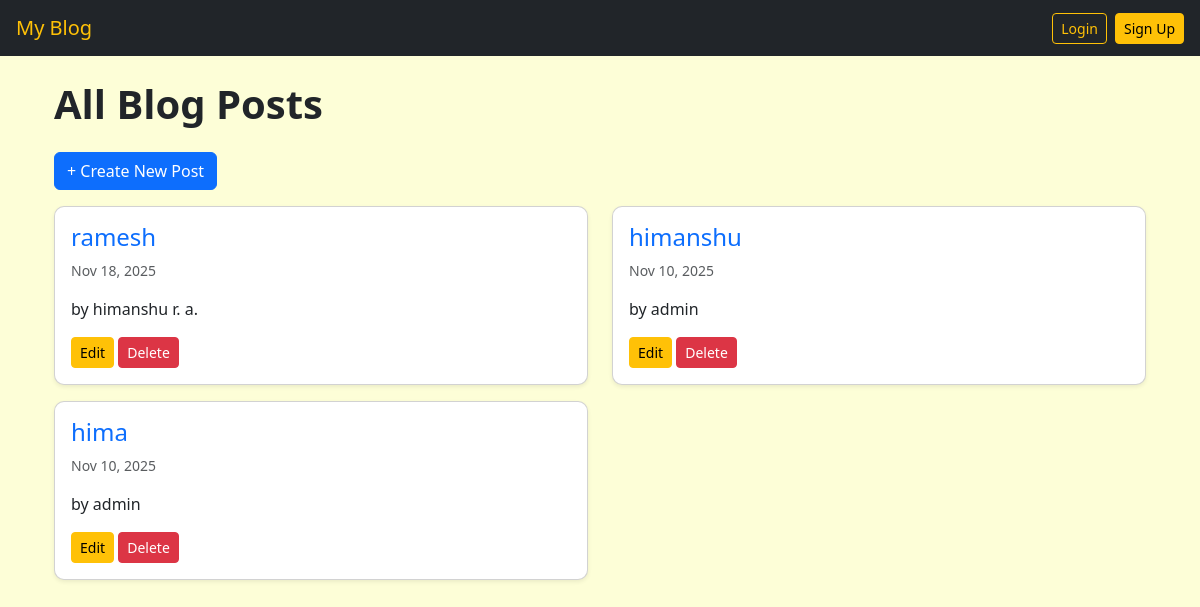
The app's page /posts/, older data.
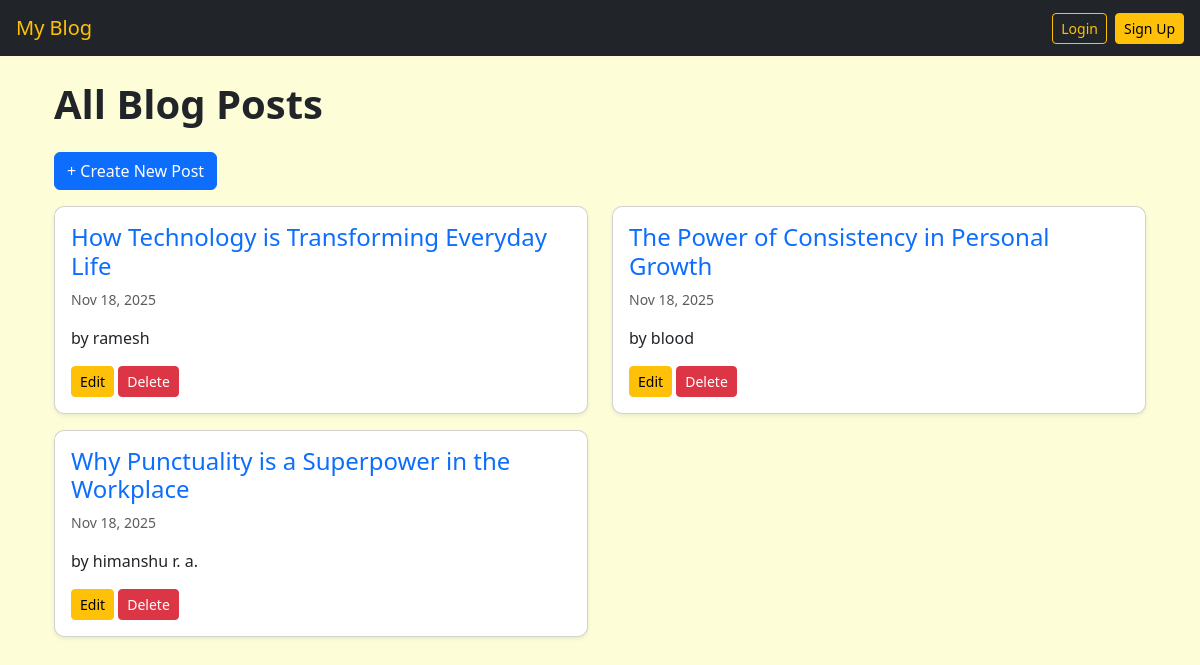
The same page, newer data.
### blog/models.py (models this page shows, shortened)
class BlogPost(models.Model):
    title = models.CharField(max_length=200)
    content = models.TextField()
    date_posted = models.DateTimeField(auto_now_add=True)
    author = models.ForeignKey(User, on_delete=models.CASCADE)
    created_at = models.DateTimeField(auto_now_add=True)

### blog/views.py (the view)
# urls.py: path('posts/', views.post_list, name='post_list'),  # all posts
def post_list(request):
    posts = BlogPost.objects.all().order_by('-created_at')
    return render(request, 'blog/post_list.html', {'posts': posts})

### blog/templates/blog/post_list.html (shortened to what this page needs)
{% extends 'blog/base.html' %}
{% block content %}
<div class="container">
    <h1 class="mb-4 fw-bold">All Blog Posts</h1>
    <a href="{% url 'post_create' %}" class="btn btn-primary mb-3">+ Create New Post</a>
    {% if posts %}
        <div class="row">
            {% for post in posts %}
            <div class="col-md-6 mb-3">
                <div class="card shadow-sm">
                    <div class="card-body">
                        <h4 class="card-title">
                            <a href="{% url 'post_detail' post.pk %}" class="text-decoration-none">
                                {{ post.title }}
                            </a>
                        </h4>
                        <p class="text-muted small">{{ post.created_at|date:"M d, Y" }}</p>
                        <p>by {{ post.author.username }}</p>
                        <a href="{% url 'post_update' post.pk %}" class="btn btn-warning btn-sm">Edit</a>
                        <a href="{% url 'post_delete' post.pk %}" class="btn btn-danger btn-sm">Delete</a>
                    </div>
                </div>
            </div>
            {% endfor %}
        </div>
    {% else %}
        <p class="text-muted">No posts yet.</p>
    {% endif %}
</div>
{% endblock %}

### blog/templates/blog/base.html (shortened to what this page needs)
<!DOCTYPE html>
<html lang="en">
<head>
    <link href="https://cdn.jsdelivr.net/npm/bootstrap@5.3.3/dist/css/bootstrap.min.css" rel="stylesheet">
</head>
<body>
<nav class="navbar navbar-dark bg-dark px-3">
    <a class="navbar-brand text-warning" href="#">My Blog</a>
    <div class="d-flex">
        {% if user.is_authenticated %}
            <span class="text-warning me-3 fw-bold">Hi, {{ user.username }}</span>
           <form action="{% url 'logout' %}" method="post">
    {% csrf_token %}
    <button type="submit">Logout</button>
</form>
        {% else %}
            <a href="{% url 'login' %}" class="btn btn-outline-warning btn-sm me-2">Login</a>
            <a href="{% url 'signup' %}" class="btn btn-warning btn-sm">Sign Up</a>
        {% endif %}
    </div>
</nav>
<div class="container mt-4">
    {% block content %}
    {% endblock %}
</div>
</body>
</html>

### blog/templates/blog/base.html (style rules this page uses)
body { background-color: #fdfed7; }
.navbar { margin-bottom: 20px; }
.card { border-radius: 10px; }

Row changes from the older to the newer data that the page shows:
removed BlogPost: title "himanshu", created_at "Nov 10, 2025", author.username "admin"
removed BlogPost: title "hima", created_at "Nov 10, 2025", author.username "admin"
added BlogPost: title "How Technology is Transforming Everyday Life", created_at "Nov 18, 2025", author.username "ramesh"
added BlogPost: title "The Power of Consistency in Personal Growth", created_at "Nov 18, 2025", author.username "blood"
changed BlogPost "himanshu r. a.": title "ramesh" → "Why Punctuality is a Superpower in the Workplace"
